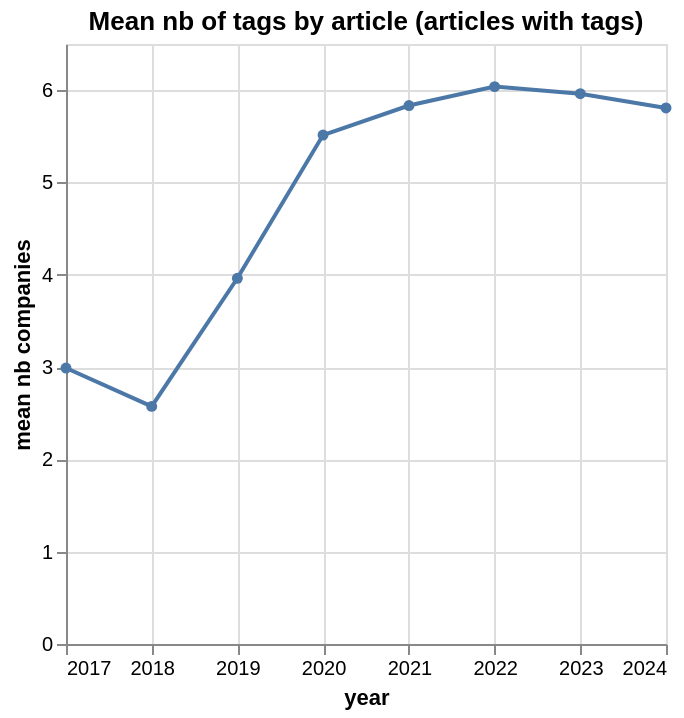

Describe this chart as a Vega-Lite specification.
### Vega-Lite specification from a JSON file in a GitHub repository (floating-point values rounded to 4 significant figures)
{"config": {"view": {"continuousWidth": 300, "continuousHeight": 300, "fill": "white"}}, "data": {"name": "data-e51f2747b694005bf1a065614a1e35a2"}, "mark": {"type": "line", "point": true}, "encoding": {"tooltip": [{"field": "year", "format": "%Y", "type": "temporal"}, {"field": "n_companies", "format": ".2f", "title": "Companies", "type": "quantitative"}], "x": {"field": "year", "type": "temporal"}, "y": {"field": "n_companies", "title": "mean nb companies", "type": "quantitative"}}, "title": "Mean nb of tags by article (articles with tags)", "$schema": "https://vega.github.io/schema/vega-lite/v5.20.1.json", "datasets": {"data-e51f2747b694005bf1a065614a1e35a2": [{"year": "2017-01-01T00:00:00", "n_companies": 2.99}, {"year": "2018-01-01T00:00:00", "n_companies": 2.574}, {"year": "2019-01-01T00:00:00", "n_companies": 3.962}, {"year": "2020-01-01T00:00:00", "n_companies": 5.514}, {"year": "2021-01-01T00:00:00", "n_companies": 5.834}, {"year": "2022-01-01T00:00:00", "n_companies": 6.038}, {"year": "2023-01-01T00:00:00", "n_companies": 5.962}, {"year": "2024-01-01T00:00:00", "n_companies": 5.807}]}}
